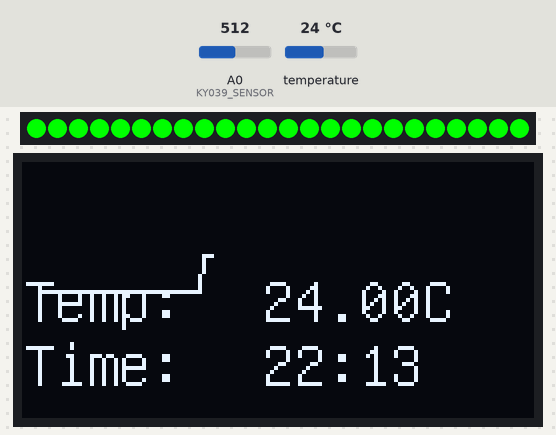
The sketch below on a simulated Arduino Uno, built with avr-gcc and run on an emulated ATmega328P. On the bench: 24 RGB LEDs in strip order, left to right, 128×64 one-colour display. The test bench sets the inputs (shaded band); at power-on: temperature 24 °C, A0 (KY039_SENSOR) = 512. The local clock reads 2024-03-15 10:24:30 at power-on unless the sketch sets it; what the sketch prints to the serial monitor is not drawn.

Above: at 3.2 s.
3.3 s: temperature set to 12 °C
At 4.02 s:
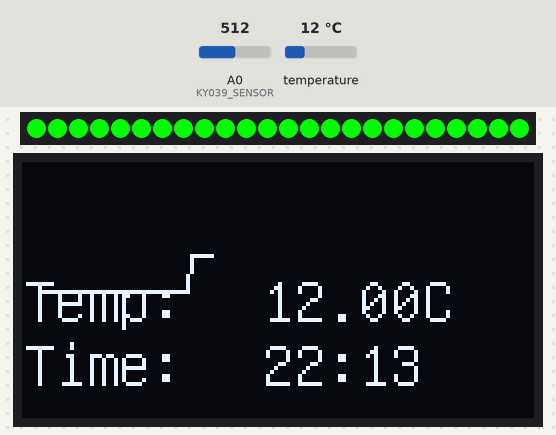
5.3 s: temperature set to 19 °C
At 5.88 s:
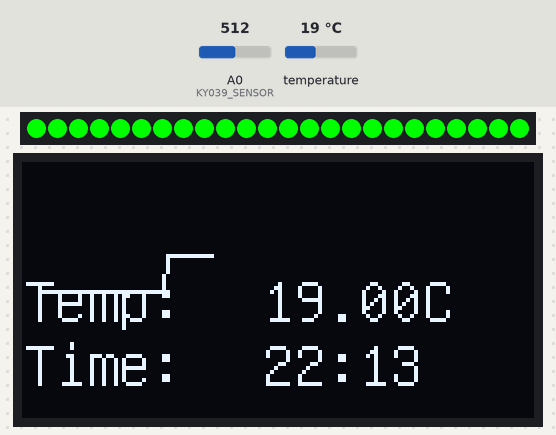
7.2 s: temperature set to 28 °C
At 7.74 s:
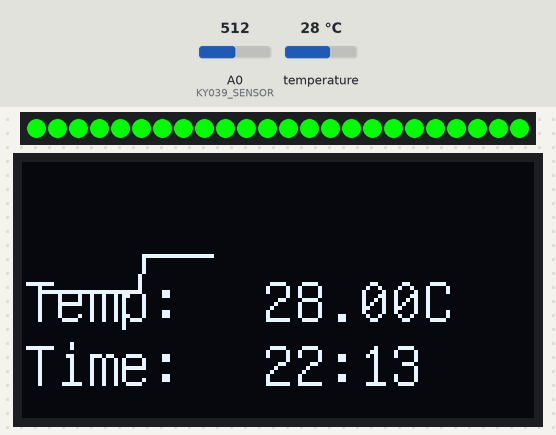
Timing chart, 0 to 10.2 s (numbered marks = the images above; inputs shaded):
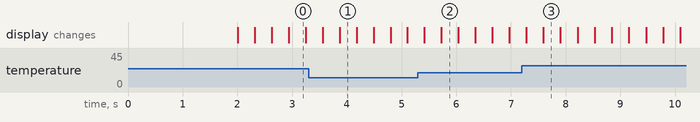

The sketch:

Primitive_smartwatch_copy_20231127102638.ino
```cpp
#include <U8glib.h>
#include <Wire.h>
#include <Adafruit_NeoPixel.h>
#include <RtcDS3231.h>

U8GLIB_SSD1306_128X64 u8g(U8G_I2C_OPT_NONE);

#define PIN_NEOPIXEL 6
#define NUM_PIXELS 24   // Define the number of pixels in your NeoPixel ring
#define PIXEL_BRIGHTNESS 255 // Adjust brightness (0-255)

// KY-039 Pulse Sensor (Analog)
#define KY039_SENSOR A0

// Temperature sensor pin
#define PIN_TEMP_SENSOR A1

// RTC Clock module
RtcDS3231<TwoWire> Rtc(Wire);

#define GRAPH_WIDTH 44  // Width of the graph on the OLED display
#define GRAPH_HEIGHT 22 // Height of the graph on the OLED display (top half)
#define GRAPH_X_OFFSET 4 // X offset of the graph on the OLED display
#define GRAPH_Y_OFFSET 1 // Y offset of the graph on the OLED display
#define GRAPH_SCALE_FACTOR 1 // Adjust this value to scale the graph

int heartRateData[GRAPH_WIDTH] = {0}; // Array to store heart rate data

// NeoPixel initialization
Adafruit_NeoPixel neopixel = Adafruit_NeoPixel(NUM_PIXELS, PIN_NEOPIXEL, NEO_GRB + NEO_KHZ800);

// Variables for pulse sensor calibration
int sensorMin = 1023;  // Minimum sensor value
int sensorMax = 0;     // Maximum sensor value

void setup() {
  RtcDateTime compiled = RtcDateTime(__DATE__, __TIME__);
  Rtc.SetDateTime(compiled);
  Serial.begin(9600);

  // Initialize pulse sensor calibration
  while (millis() < 2000) {
    int pulseSensorValue = analogRead(KY039_SENSOR);

    // Record the maximum sensor value
    if (pulseSensorValue > sensorMax) {
      sensorMax = pulseSensorValue;
    }

    // Record the minimum sensor value
    if (pulseSensorValue < sensorMin) {
      sensorMin = pulseSensorValue;
    }
  }

  // Neopixel Initialization
  neopixel.begin();
  neopixel.show();

  // OLED Display Initialization
  u8g.setFont(u8g_font_unifont);
  u8g.setColorIndex(1);

  // RTC Initialization
  Rtc.Begin();
}

void loop() {
  // Read the analog data from KY-039 Pulse Sensor
  int pulseSensorValue = analogRead(KY039_SENSOR);
  // Apply calibration to the sensor reading
  pulseSensorValue = constrain(pulseSensorValue, sensorMin, sensorMax);
  int heartRate = map(pulseSensorValue, sensorMin, sensorMax, 60, 200);

  // Get the current RTC time
  RtcDateTime now = Rtc.GetDateTime();

  // Get the temperature from the RTC module
  RtcTemperature rtcTemp = Rtc.GetTemperature();
  float rtcTemperatureC = rtcTemp.AsFloatDegC();

  // Update the heart rate data array with the latest value
  for (int i = 0; i < GRAPH_WIDTH - 1; i++) {
    heartRateData[i] = heartRateData[i + 1];
  }
  heartRateData[GRAPH_WIDTH - 1] = heartRate;

  // Clear the OLED screen
  u8g.firstPage();
  do {
    u8g.setFont(u8g_font_unifont);
    // Display temperature
    u8g.drawStr(0, 40, "Temp: ");
    u8g.setPrintPos(60, 40);
    u8g.print(rtcTemperatureC);
    u8g.print("C");

    // Display time
    u8g.drawStr(0, 56, "Time: ");
    u8g.setPrintPos(60, 56);
    u8g.print(now.Hour());
    u8g.print(":");
    u8g.print(now.Minute());

    // Display the heart rate graph on the OLED display (top half)
    for (int i = 0; i < GRAPH_WIDTH - 1; i++) {
      int x1 = i + GRAPH_X_OFFSET;
      int y1 = GRAPH_HEIGHT - map(heartRateData[i], 60, 200, 0, GRAPH_HEIGHT / GRAPH_SCALE_FACTOR) + GRAPH_Y_OFFSET;
      int x2 = i + 1 + GRAPH_X_OFFSET;
      int y2 = GRAPH_HEIGHT - map(heartRateData[i + 1], 60, 200, 0, GRAPH_HEIGHT / GRAPH_SCALE_FACTOR) + GRAPH_Y_OFFSET;
      u8g.drawLine(x1, y1, x2, y2);
    }

    // Send heart rate data to serial plotter
    Serial.println(heartRate);

  } while (u8g.nextPage());

  // Update NeoPixel colors based on heart rate
  for (int i = 0; i < NUM_PIXELS; i++) {
    // Set color based on heart rate (adjust colors as needed)
    uint32_t color = getColorForHeartRate(heartRate);
    neopixel.setPixelColor(i, color);
  }
  neopixel.show();
}

// Define a function to map heart rate to a color
uint32_t getColorForHeartRate(int heartRate) {
  if (heartRate < 80) {
    return neopixel.Color(0, 255, 0);  // Green for low heart rate
  } else if (heartRate < 120) {
    return neopixel.Color(255, 165, 0); // Orange for moderate heart rate
  } else {
    return neopixel.Color(255, 0, 0);   // Red for high heart rate
  }
}
```
